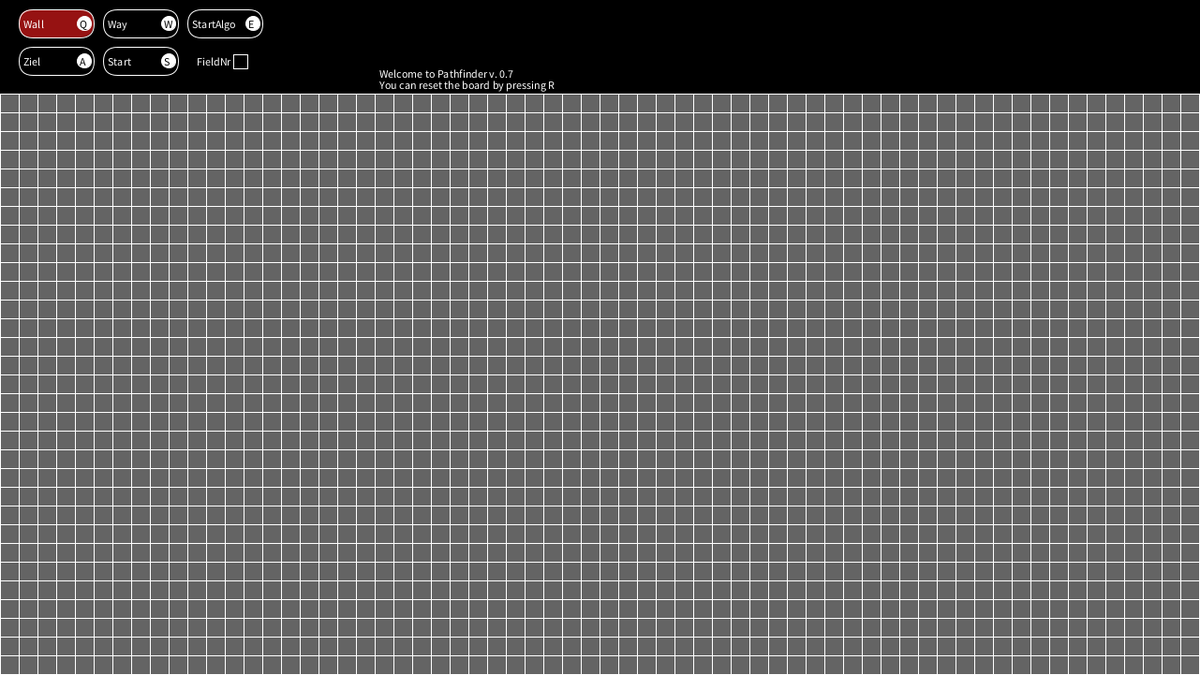
Frame 1 (no input)
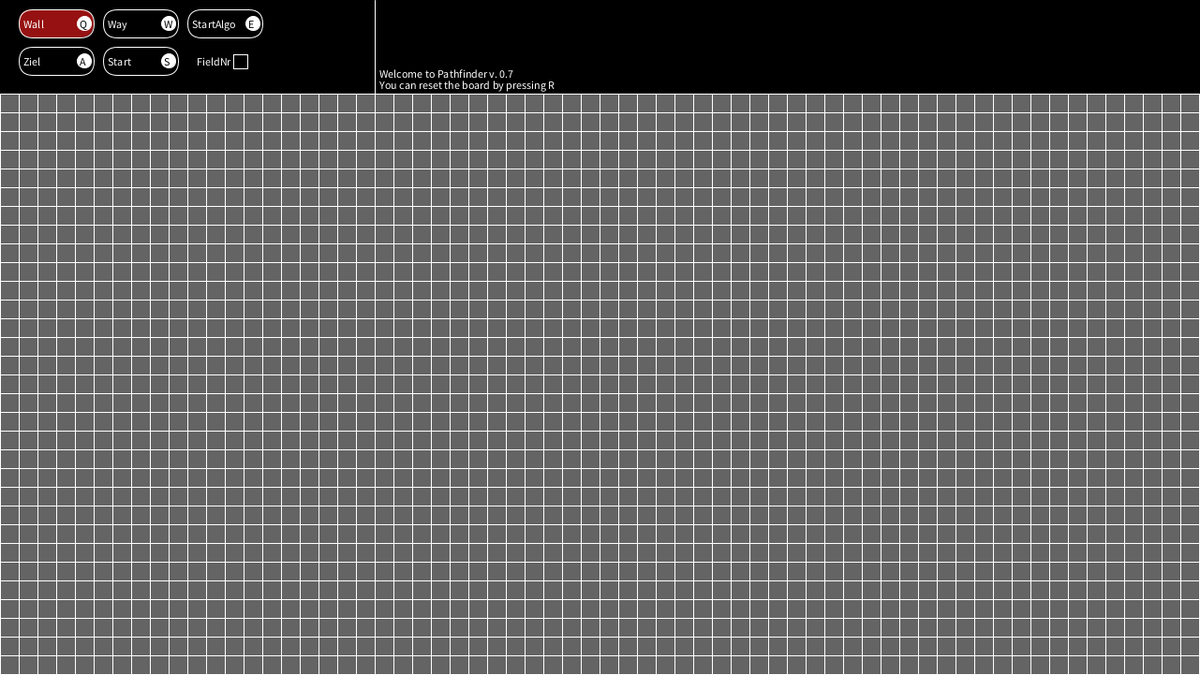
Frame 60 (the mouse pressed at the canvas centre just before this capture)
Frame 120 (the mouse held since frame 60 and released just before this capture): identical to frame 60, image omitted

The Processing sketch that drew these frames (run headless with seeded random() and noise(); from frame 60 on, the mouse is pressed at the canvas centre):

// Processing sketch: Pathfinder_v0_7
// ── Pathfinder_v0_7.pde
  /*
  Noch zu erschaffen:
  -Iterator pattern erstellen
  -Field klasse erstellen, die sich überall hin austeilen kann.
  */

  KeyboardControlls Controlls;
  Field board;
  aStern searcher;
  MessageBox shell;
  
  void setup(){
    smooth(8);
    size(1281,721);
    background(0);
  
    Controlls = new KeyboardControlls();
    board = new Field();
    shell = new MessageBox(400,0,300,100,"Welcome to Pathfinder v. 0.7");
    searcher = new aStern(board, shell);
    shell.newMessage("You can reset the board by pressing R");
    
    Controlls.registerObs(board);
    Controlls.registerObs(searcher);
    Controlls.message();
    
  }


  void draw(){
    
    background(0);
    line(400,0,400,100);
    fill(255);
    shell.render();
    board.checkTiles();

    
    
    if(searcher.closedList.size() != 0){
      for(Tiles tile: searcher.closedList){
        tile.inSideMe = true;
      }
    }
    
    for(Tiles item: board.getTiles()){
      item.render();
    }
     
    Controlls.render();
    searcher.aSternAlgo();
    
  }

  void keyPressed(){
    println("Closed size: "+searcher.closedList.size());
    if(searcher.endit == false){
      if(key== 'q' || key =='Q') Controlls.setLockedOnButton("Wall");
      if(key== 'w' || key =='W') Controlls.setLockedOnButton("Way");
      if(key== 'a' || key =='A') Controlls.setLockedOnButton("Ziel");
      if(key== 's' || key =='S') Controlls.setLockedOnButton("Start");
      if(key== 'e' || key =='E') Controlls.setLockedOnButton("StartAlgo");
      if(key== 'r' || key =='R') Controlls.reset = true;
   
    Controlls.message();
     }
  }
  
  void mousePressed(){
    
    for(Checkbox checkBox:Controlls.CheckBoxList){
      if(checkBox.inSideMe == true){
        checkBox.tuggleAktiv();
        Controlls.message();
      }
    }
    
    
  }

 void mouseReleased(){
  for(Tiles item: board.getTiles()){
    item.setLeftTheSquaretoTrue();
  }
}

 void mouseWheel(MouseEvent event){
   shell.scroll(event.getCount());
   
 }
// ── AControlls.pde
abstract class Controlls{
  PVector _posi;
  boolean _aktiv;
  String _lable;
  String _buttonToPress;
  
  
  Controlls(int x,int y,String schrift,String button){
    _posi = new PVector(x,y);
    _aktiv =false;
    _lable = schrift;
    _buttonToPress= button;
  }
  
  abstract void render();


}
// ── Checkbox.pde
class Checkbox extends Controlls{
  
  PVector boxPositon;
  
  boolean inSideMe;
  
  float pixelLengthLable;
  int rectSize;
  
  Checkbox(int x,int y,String schrift,String button){
    super(x,y,schrift,button);
    pixelLengthLable = textWidth(schrift);
    boxPositon = new PVector(x+3+pixelLengthLable, y-12);
    rectSize= 15;
  }
  
  void render(){
    fill(255);
    text(_lable, _posi.x,_posi.y);
    
    
    if(_aktiv == false){
     
      fill(0);
      inSideMe= false;
    }
    else if (_aktiv == true){
        fill(255,30,30,150);
    }
    
    if(mouseX > boxPositon.x && mouseX < boxPositon.x+rectSize && 
        mouseY > boxPositon.y && mouseY < boxPositon.y+rectSize){
          inSideMe = true;  
          fill(255,30,30,150);
        }
   else inSideMe =false;
   
    rect(boxPositon.x,boxPositon.y,rectSize,rectSize);
  
  }

  void tuggleAktiv(){
    if(_aktiv == false) _aktiv = true;
    else _aktiv = false;
  }
}
// ── Factory.pde
class Factory{

  ArrayList<Tiles> generate(int boxSize){
    
    ArrayList<Tiles> output = new ArrayList<Tiles>();
    
    int walkerX =0;
    int walkerY =100;
    int placeInArray =0;
    for(int i=1; i<= (height-100)/ boxSize; i++){
       for(int j=1; j<=width/ boxSize; j++){
         output.add(new Tiles(walkerX,walkerY, boxSize,placeInArray));
         walkerX+= boxSize;
         placeInArray+=1;
       }
     walkerY+= boxSize;
     walkerX=0;
     }
    
    return output;
  }


 
  
}
// ── Field.pde
class Field implements Observer{

  ArrayList<Tiles> fields;
  Factory builder;
  boolean showNr;
  
  String lockedButton;
  Tiles startReferenz;
  Tiles zielReferenz;
  
  Field(){
    builder = new Factory();
    fields = builder.generate(20);
  }
  
  ArrayList<Tiles> getTiles(){
    return fields;
  }

  // da muss man was machen
  void checkTiles(){
    
    for(Tiles tile: fields){
      
      tile.showNr = showNr;
     if(mouseX > tile._posi.x && mouseX < tile._posi.x+tile.fieldSize && 
        mouseY > tile._posi.y && mouseY < tile._posi.y+tile.fieldSize){
           tile.inSideMe= true;
         } 
     else{
           tile.inSideMe   = false;
           tile.leftTheTile= true;
         }
      
      
     if(mousePressed == true && tile.inSideMe == true 
        && tile.leftTheTile==true){ 
          
          if(tile.OnMe._myName == "way"){
             manageTile(tile);
          }
          
          else { 
            if(tile.OnMe._myName == "start") startReferenz = null;
            if(tile.OnMe._myName == "target") zielReferenz = null;
            tile.OnMe = new Way();
          }
          
          tile.leftTheTile= false;
     }
    }
  }
  
  void manageTile(Tiles tileToPutSomethingOn){
    
    if(lockedButton == "Start"){
        tileToPutSomethingOn.OnMe = new StartPoint();
        
        if(startReferenz == null) startReferenz= tileToPutSomethingOn;
        
        else{ 
         startReferenz.OnMe = new Way();
         startReferenz = tileToPutSomethingOn;
        }
      
    }
    
    
    
    else if(lockedButton == "Ziel"){
        tileToPutSomethingOn.OnMe = new TargetPoint();
        
        if(zielReferenz == null) zielReferenz= tileToPutSomethingOn;
        
        else{ 
         zielReferenz.OnMe = new Way();
         zielReferenz = tileToPutSomethingOn;
        }
      
    }
    
    
    else{ 
      
      if(lockedButton == "Way"){
        tileToPutSomethingOn.OnMe = new Way();
      }
      
      if(lockedButton == "Wall"){
        tileToPutSomethingOn.OnMe = new Wall();
      }
    }
    
   }
    
    public void aktualisieren(String aktiv, boolean checkBoxNr, boolean reset, boolean startAlgo){
        lockedButton = aktiv;
        showNr= checkBoxNr;
        
        if(reset == true){
          if(startReferenz != null){
            startReferenz.OnMe = new Way();
          }
          if(board.zielReferenz != null){
            zielReferenz.OnMe = new Way();
          }
          
          startReferenz = null;
          zielReferenz = null;
        
        for(Tiles tile: fields){
          tile.cost =0;
          tile.inClosedList = false;
        }
      }
      
      
    }
  
  }
  
 
// ── KeyButton.pde
class TuggelButton extends Controlls{
  
  int rectHeight;
  int rectWidth;
  
  TuggelButton(int x,int y,String schrift,String button){
    super(x,y,schrift,button); 
    rectHeight= 30;
    rectWidth = 80;
  }
  
  void render(){
  
    if(_aktiv == true){
      fill(255,30,30,150);
      rect(_posi.x, _posi.y, rectWidth,rectHeight,100);
      
      stroke(255);
      fill(255);
      text(_lable, _posi.x+5,_posi.y+20);
      
      ellipse(_posi.x+70, _posi.y+15, 15,15);
      fill(0);
      text(_buttonToPress, _posi.x+65, _posi.y+20);
    }
    else{
      noFill();
      rect(_posi.x, _posi.y, rectWidth,rectHeight,100);
      
      stroke(255);
      fill(255);
      text(_lable, _posi.x+5,_posi.y+20);
      
      ellipse(_posi.x+70, _posi.y+15, 15,15);
      fill(0);
      text(_buttonToPress, _posi.x+65, _posi.y+20);
    }
  
  }



}
// ── KeyboardControlls.pde
/* Diese Klasse sollte ein Singelton pattern bekommen. Ist in Prosessing scheinbar, aber nicht möglich*/
class KeyboardControlls implements Subject{

  ArrayList<TuggelButton> TuggleList;
  ArrayList <Checkbox > CheckBoxList;
  ArrayList<Observer> observerList;
  
  String lockedButton;
  boolean reset;
  boolean startAlgo;
  
  KeyboardControlls(){
    lockedButton= "Wall";
    CheckBoxList = new ArrayList<Checkbox>();
    TuggleList   = new ArrayList<TuggelButton>();
    observerList = new ArrayList<Observer>();
    reset = false;
    startAlgo = false;
    
    int walkerX= 20;
    int walkerY= 10;
    
    for(int i =0; i<=1; i++){
      for(int j=0; j<=1; j++) {
        
        TuggleList.add(new TuggelButton(walkerX, walkerY, "Trolol","a"));
        walkerX+=90;
      }
     walkerX =20;
     walkerY+=40;
    }
    
    
    TuggleList.get(0)._lable = "Wall";
    TuggleList.get(1)._lable = "Way";
    TuggleList.get(2)._lable = "Ziel";
    TuggleList.get(3)._lable = "Start";
    
    TuggleList.get(0)._buttonToPress = "Q";
    TuggleList.get(1)._buttonToPress = "W";
    TuggleList.get(2)._buttonToPress = "A";
    TuggleList.get(3)._buttonToPress = "S";
    TuggleList.add(new TuggelButton((int)TuggleList.get(1)._posi.x + 90, 10, "StartAlgo","E"));
    
    TuggleList.get(0)._aktiv = true;
    int a = (int)TuggleList.get(3)._posi.x + 80;
    
    CheckBoxList.add(new Checkbox(a+20,70,"FieldNr", ""));
  }
  
  void render(){
    
    for(TuggelButton Keys:TuggleList ){
      Keys.render();
    }
    
   for(Checkbox box: CheckBoxList){
     box.render();
   }
  }

  
  void setLockedOnButton(String next){
    for(Controlls Keys:TuggleList){
      if(Keys._aktiv == true){
        Keys._aktiv = false;
      }
    
    }
    
    for(Controlls Keys:TuggleList){
      if(Keys._lable == next){
        lockedButton = next;
        Keys._aktiv =true;
      }
    }
  }

  public void registerObs(Observer a){
    observerList.add(a);
  }

  public void deleteObs(Observer a){
    int i = observerList.indexOf(a);
    if(i >= 0) observerList.remove(a);
  }
  
  public void message(){
    println("message");
    boolean fieldNr = false;
    
    if(lockedButton == "StartAlgo")  startAlgo = true;
    
    for(int i =0; i< CheckBoxList.size();i++){
      if(CheckBoxList.get(i)._lable == "FieldNr"){
          fieldNr = CheckBoxList.get(i)._aktiv;
      }
    }
    
    for(Observer ob: observerList){
      ob.aktualisieren(lockedButton,fieldNr,reset,startAlgo );
    }
    reset= false;
    startAlgo = false;
  }
  
}
// ── Message.pde
class Message{

  PVector posi;
  String lable;
  color coloration;
  
  Message(String message, float x, float y , color c){
    lable = message;
    posi = new PVector(x,y);
    coloration = c;
  }
  
  void render(){
    fill(coloration);
    stroke(coloration);
    text(lable,posi.x,posi.y);
  }

}
// ── MessageBox.pde
//Scrollfunktion muss noch!

class MessageBox{
  ArrayList<Message> messageList;
  PVector firstPosi;
  
  PVector boxPosi;
  int boxLenght;
  int boxHeight;
  
  MessageBox(int x, int y, int horizontalSize, int verticalSize, String Welcome){
    boxLenght= horizontalSize;
    boxHeight = verticalSize;
    boxPosi= new PVector(x,y);
    firstPosi = new PVector(boxPosi.x+5,boxPosi.y+boxHeight-5);
    messageList = new ArrayList<Message>();
    
    if(Welcome != ""){
      Message temp = new Message(Welcome,firstPosi.x,firstPosi.y, color(255,255,255));
      messageList.add(temp);
    }
    
    boxPosi= new PVector(400,0);
  }

  void newMessage(String message){
    Message newMessage;
    
    if(messageList.size() > 0){
      float y= messageList.get(messageList.size()-1).posi.y;
       newMessage = new Message(message,firstPosi.x,y,color(255,255,255));
      
      for(Message msg: messageList){
        msg.posi.y-=12;
      }
    }
    else {
       newMessage = new Message(message, firstPosi.x, firstPosi.y, color(255,255,255));
    
    }
    messageList.add(newMessage);
  }
  
  
  void newErrorMessage(String message){
    Message newMessage;
    
    if(messageList.size() > 0){
      float y= messageList.get(messageList.size()-1).posi.y;
       newMessage = new Message(message,firstPosi.x,y,color(255,0,0));
      
      for(Message msg: messageList){
        msg.posi.y-=12;
      }
    }
    else {
       newMessage = new Message(message, firstPosi.x, firstPosi.y, color(255,0,0));
    
    }
    messageList.add(newMessage);
  }
  
  
  
  
  void render(){
    for(Message msg: messageList){
      if(msg.posi.y >= boxPosi.y && msg.posi.y <= boxPosi.y+boxHeight-5) msg.render();
    }
  }
  
  
  
  void scroll(float oneOone){
    
    if(messageList.size() > 0){
      if(oneOone == 1 && messageList.get(messageList.size()-1).posi.y >boxPosi.y+boxHeight-5){
        for(Message msg: messageList){
          msg.posi.y -=12;
        }
      }
      
      else if(oneOone == -1 && messageList.get(0).posi.y <= boxPosi.y ){
        for(Message msg: messageList){
          msg.posi.y +=12;
        }
      }
    }
  
  }
}
// ── Observer.pde
interface Observer{

  void aktualisieren(String aktiv,boolean checkBoxNr, boolean reset, boolean startAlgo);

}
// ── StartPoint.pde
class StartPoint extends TiledContent{

StartPoint(){
  _myName = "start";
  costToMove =0;
}

void render(PVector _posi, int fieldSize){
  fill(30,30,200);
  ellipse(_posi.x+10,_posi.y+10,fieldSize-5,fieldSize-5);
}

}
// ── Subject.pde
 interface Subject{
   
   void registerObs(Observer a);
  void deleteObs(Observer a);
  
  abstract void message();
}
// ── TargetPoint.pde
class TargetPoint extends TiledContent{
  
  TargetPoint(){
    _myName = "target";
    costToMove =0;
  }
  
  void render(PVector _posi, int fieldsize){
    stroke(255,60,60);
    strokeWeight(3);
    
    line(_posi.x+(fieldsize/2) , _posi.y+2, _posi.x+(fieldsize/2), _posi.y+fieldsize);
    line(_posi.x +2, _posi.y+(fieldsize/2), _posi.x +fieldsize, _posi.y +(fieldsize/2));
    
    strokeWeight(1);
    stroke(255);
  
  }

}
// ── Tiles.pde
class Tiles{
  
PVector _posi;
PVector _mittelPunkt;
int fieldSize;
TiledContent OnMe;
Tiles preTile;

boolean showNr;
boolean inSideMe;
boolean marked;
boolean leftTheTile;
boolean inClosedList;

int placeInArray;
float cost;

Tiles(float x, float y, int size, int place){
  _posi     = new PVector(x,y);
  _mittelPunkt = new PVector(x+(size/2),y + (size/2));
  OnMe      = new Way();
  fieldSize = size;
  
  inSideMe    = false;
  marked      = false;
  leftTheTile = true;
  inClosedList= false;
  placeInArray= place;
}

  void render(){
    stroke(255);
    if (inSideMe == true){
      fill(200,30,30);
    }
    else if(inClosedList == true){
      fill(0,102,153);
    }
    else fill(100);
      
    rect(_posi.x, _posi.y,fieldSize,fieldSize);
    fill(0);
    if(showNr == true) text(placeInArray,_mittelPunkt.x-10,_mittelPunkt.y);
   
    OnMe.render(_posi, fieldSize);
    
  }

void setLeftTheSquaretoTrue(){
  leftTheTile =true;
}

}
// ── Vectory.pde
class Vectory extends Factory{

 ArrayList<PVector> vectors(Tiles aTM){
    ArrayList<PVector> output = new ArrayList<PVector>();
    
    for(int y =-aTM.fieldSize; y < aTM.fieldSize*2; y+=aTM.fieldSize){
      for(int x = -aTM.fieldSize; x < aTM.fieldSize*2; x+=aTM.fieldSize){
        if(x!= 0 || y!=0) output.add(new PVector(aTM._mittelPunkt.x+x,aTM._mittelPunkt.y+y));
      }
    }
    
    return output;
  
  }

}
// ── Wall.pde
class Wall extends TiledContent{

  Wall (){
    _myName = "wall";
  }
  
void render(PVector _posi, int fieldSize){
  fill(0);
  rect(_posi.x, _posi.y,fieldSize,fieldSize);
}

}
// ── Way.pde
class Way extends TiledContent{

  Way(){
    _myName = "way";
    costToMove =0;
  }
  
   void render(PVector _posi, int fieldSize){

  }
}
// ── aStern.pde
class aStern implements Observer{
  
  Field board;
  MessageBox shell;
  Vectory vectorBuilder;
  ArrayList<Tiles> openList;
  ArrayList<Tiles> closedList;
  boolean endit;
  
  
  aStern(Field board, MessageBox input){
    this.board = board;
    shell = input;
    openList = new ArrayList<Tiles>();
    closedList = new ArrayList<Tiles>();
    vectorBuilder = new Vectory();
    endit= false;
    
  }

  void aSternAlgo(){
    
    if(endit ==true && board.zielReferenz != null && board.startReferenz != null ){
      
      if(closedList.size() <=0 ){
        findeTheAdjoiningTiles(board.startReferenz);
        calculateCost();
        endit = TargetFound();
        
      }
      else if(openList.size() !=0) {
        Tiles atTheMoment = gettheLowestCost(openList);
        println("Current Tile: "+ atTheMoment.placeInArray);
        deletFormOpenList(atTheMoment);
        println("The current Tile has been shiftet from the OpenList to the ClosedList");
        findeTheAdjoiningTiles(atTheMoment);
        
        calculateCost();
        endit=TargetFound();
        
      }
      else{
        
        
        if(closedList.get(closedList.size()-1).OnMe._myName != "target")  shell.newErrorMessage("Targetpoint cant be reached. Please reset the board!");
        else shell.newErrorMessage("You have to reset the board first!");
        
        endit = false;
      }
      
    }
    
    if(endit == true && board.zielReferenz == null && board.startReferenz == null){ 
      
      shell.newErrorMessage("You have to set a Startpoint & Targetpoint");
      endit = false;
    }
    else if(endit == true && board.zielReferenz == null){
      
      shell.newErrorMessage("You have to set a Targetpoint");
      endit = false;
    }
    else if(endit == true&& board.startReferenz == null){
      
      shell.newErrorMessage("You have to set a Startpoint");
      endit = false;
    }
  }
  
  
  void findeTheAdjoiningTiles(Tiles atTheMoment){
    
    ArrayList<PVector> checkMate = vectorBuilder.vectors(atTheMoment);
    
    for(Tiles item: board.fields){
      for(int i =0; i < checkMate.size(); i++){
        
        if(vectorCompar(item._mittelPunkt,checkMate.get(i))){
          
            if(openList.contains(item) == false 
               && item.OnMe._myName != "wall" && !closedList.contains(item)){
               item.preTile = atTheMoment;
               openList.add(item);
            }   
        }   
      }
    }
    println("Open has been filled: " + openList.size());
    closedList.add(atTheMoment);
    
  }

  void deletFormOpenList(Tiles aTM){
    
    for(int i= 0; i< openList.size(); i++){
      if(vectorCompar(aTM._mittelPunkt,openList.get(i)._mittelPunkt)){
        //println("------>"+openList.get(i).placeInArray);
         openList.remove(i);
         
      }
    }
  
  }
  
  
  void  findTheImportantTiles(){
      boolean walker= true;
      ArrayList paste = new ArrayList<Tiles>();
      Tiles temp = board.zielReferenz;
      while(walker== true){
        paste.add(temp);
        temp.inClosedList = true;
        if(temp.OnMe._myName != "start") temp= temp.preTile;
        
        else if(temp.OnMe._myName =="start") walker =false;
      }
  closedList = paste;
  }
  
  // für messure und Compare neue klasse aufmachen; vielleicht mit Vectory zusammenfassen
  void calculateCost(){
    
    
    println("Ziel Nummer: "+board.zielReferenz.placeInArray+ " Start Nummer: "+ board.startReferenz.placeInArray);
    for(Tiles item: openList){
      if(item.cost == 0){
        //line(item._mittelPunkt.x,item._mittelPunkt.y,board.zielReferenz._mittelPunkt.x,board.zielReferenz._mittelPunkt.y);
        float xZiel =(int) abs(item._mittelPunkt.x -  board.zielReferenz._mittelPunkt.x);
        float yZiel =(int) abs(item._mittelPunkt.y -  board.zielReferenz._mittelPunkt.y);
        
        float xStart =(int) abs(item._mittelPunkt.x -  board.startReferenz._mittelPunkt.x);
        float yStart =(int) abs(item._mittelPunkt.y -  board.startReferenz._mittelPunkt.y);
       
        item.cost = item.OnMe.costToMove+ sqrt((xZiel*xZiel)+(yZiel*yZiel)) + sqrt((xStart*xStart)+(yStart*yStart));
      }
     }
    
    
  }
  
  boolean vectorCompar(PVector a, PVector b){
  
    if(a.x == b.x &&  a.y == b.y) return true;
    else return false;
    
  }
  Tiles gettheLowestCost(ArrayList<Tiles> openListTemp){
    
    Tiles output = openListTemp.get(0);
      
      for(Tiles tile: openListTemp){
        if(output.cost > tile.cost) output = tile;
        //println("Looked at: "+tile.placeInArray +" Value: " +tile.cost);
      }
    println("--------------- ");
    
    return output;
     
    
  }
  
  boolean TargetFound(){
    
    for(int i =0; i< openList.size(); i++){
      if(openList.get(i).OnMe._myName == "target"){ 
        closedList.add(openList.get(i));
        openList.remove(i);
        shell.newMessage("------------");
        shell.newMessage("Felderverlauf: ");
        for(Tiles item: closedList){
          if(item.preTile != null) shell.newMessage("FeldNr: " + item.placeInArray + "; Vorgänger: " + item.preTile.placeInArray + "; Kosten: " + item.cost);
        }
        shell.newMessage("Algorithm finished!");
        shell.newMessage("------------");
        findTheImportantTiles();
        openList.clear();
        return false;
    }
    
    }
    return true;
  }
  
  public void aktualisieren(String aktiv,boolean checkBoxNr, boolean reset, boolean startAlgo){
    
    if(reset == true){
     openList = new ArrayList<Tiles>();
     closedList = new ArrayList<Tiles>();
     endit = true;
    }
    endit = startAlgo;
  }
  
}
// ── fieldContent.pde
abstract class TiledContent{
  String _myName;
  int costToMove;
  
 void render(PVector _posi, int fieldSize){

  }


}
